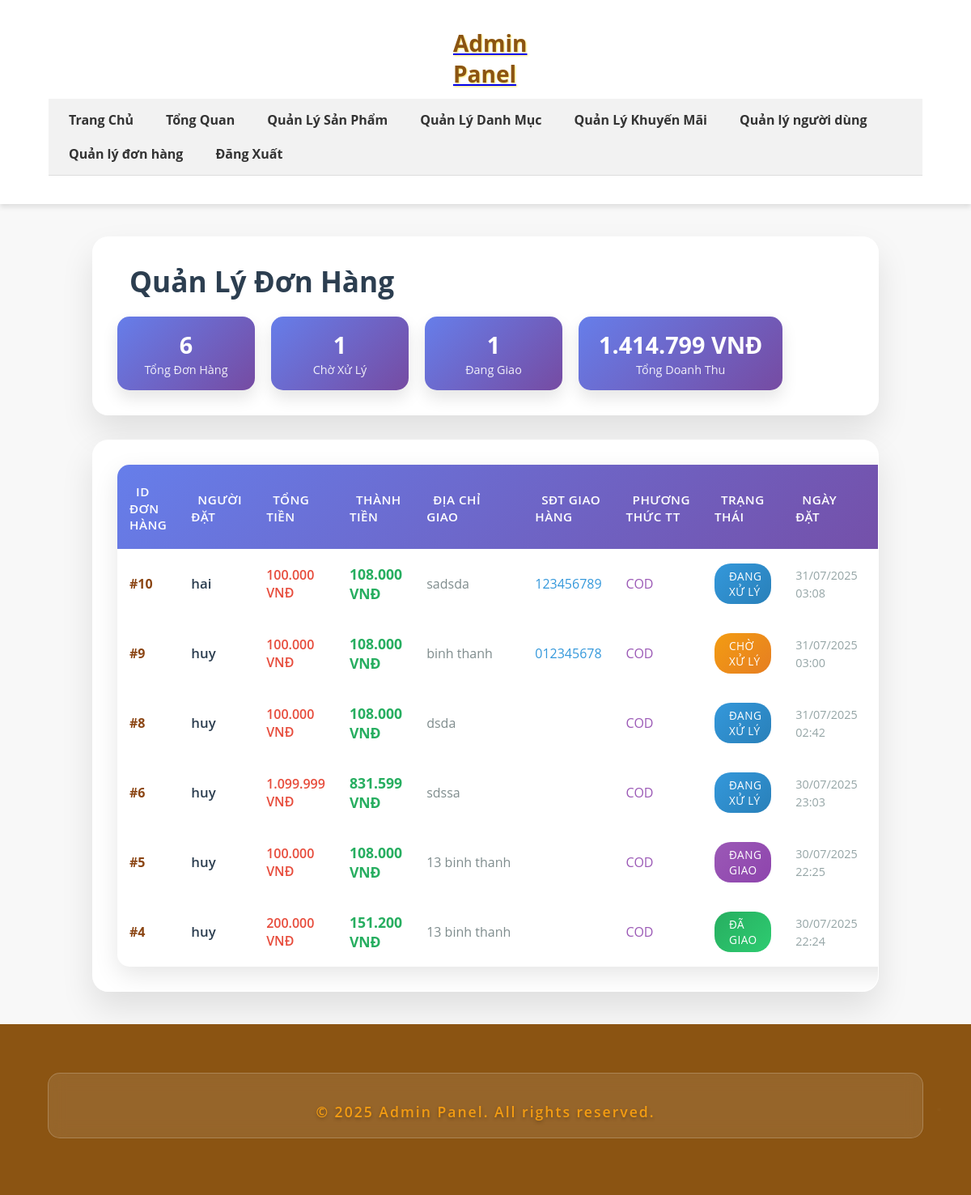
The app's page /admin/orders/index.php (signed in) with its own data.
### tables this page shows
CREATE TABLE `orders` (
  `id` int(11) NOT NULL,
  `user_id` int(11) NOT NULL,
  `total_amount` decimal(10,2) NOT NULL,
  `status` enum('Chờ xử lý','Đang xử lý','Đang giao','Đã giao','Đã hủy') NOT NULL DEFAULT 'Chờ xử lý',
  `order_date` datetime NOT NULL DEFAULT current_timestamp(),
  `shipping_address` text NOT NULL,
  `delivery_phone_number` varchar(20) DEFAULT NULL,
  `payment_method` varchar(50) NOT NULL,
  `notes` text DEFAULT NULL,
  `promotion_id` int(11) DEFAULT NULL,
  `discount_amount` decimal(10,2) DEFAULT 0.00,
  `vat_amount` decimal(10,2) NOT NULL DEFAULT 0.00,
  `final_total_amount` decimal(10,2) NOT NULL DEFAULT 0.00,
  `final_total` decimal(10,2) NOT NULL
);

CREATE TABLE `users` (
  `id` int(11) NOT NULL,
  `username` varchar(50) NOT NULL,
  `password` varchar(255) NOT NULL,
  `email` varchar(255) NOT NULL,
  `role` enum('user','admin') NOT NULL DEFAULT 'user',
  `created_at` datetime NOT NULL DEFAULT current_timestamp(),
  `shipping_address` text DEFAULT NULL,
  `phone_number` varchar(20) DEFAULT NULL,
  `address` text DEFAULT NULL
);

### admin/orders/index.php (the view, shortened to what this page needs)
<?php
require_once '../../includes/db.php';
require_once '../includes/admin_header.php';
$stats_sql = "SELECT
    COUNT(*) as total_orders,
    SUM(CASE WHEN status = 'Chờ xử lý' THEN 1 ELSE 0 END) as pending_orders,
    SUM(CASE WHEN status = 'Đang giao' THEN 1 ELSE 0 END) as shipping_orders,
    SUM(CASE WHEN status = 'Đã giao' THEN 1 ELSE 0 END) as completed_orders,
    SUM(final_total_amount) as total_revenue
FROM orders";
$stats_result = $conn->query($stats_sql);
$stats = $stats_result->fetch_assoc();
$sql = "SELECT id, user_id, total_amount, final_total_amount, shipping_address, delivery_phone_number, payment_method, status, order_date FROM orders ORDER BY order_date DESC";
$result = $conn->query($sql);
?>
<div class="admin-orders-page">
    <div class="container">
        <div class="admin-orders-header">
            <h2><i class="fas fa-shopping-cart"></i> Quản Lý Đơn Hàng</h2>
            <div class="admin-orders-stats">
                <div class="stat-card">
                    <span class="stat-number"><?php echo $stats['total_orders']; ?></span>
                    <span class="stat-label">Tổng Đơn Hàng</span>
                </div>
                <div class="stat-card">
                    <span class="stat-number"><?php echo $stats['pending_orders']; ?></span>
                    <span class="stat-label">Chờ Xử Lý</span>
                </div>
                <div class="stat-card">
                    <span class="stat-number"><?php echo $stats['shipping_orders']; ?></span>
                    <span class="stat-label">Đang Giao</span>
                </div>
                <div class="stat-card">
                    <span class="stat-number"><?php echo number_format($stats['total_revenue'], 0, ',', '.'); ?> VNĐ</span>
                    <span class="stat-label">Tổng Doanh Thu</span>
                </div>
            </div>
        </div>
        <div class="admin-orders-table-container">
            <?php if ($result->num_rows > 0): ?>
                <table class="admin-orders-table">
                    <thead>
                        <tr>
                            <th><i class="fas fa-hashtag"></i> ID Đơn Hàng</th>
                            <th><i class="fas fa-user"></i> Người Đặt</th>
                            <th><i class="fas fa-coins"></i> Tổng Tiền</th>
                            <th><i class="fas fa-money-bill-wave"></i> Thành Tiền</th>
                            <th><i class="fas fa-map-marker-alt"></i> Địa Chỉ Giao</th>
                            <th><i class="fas fa-phone"></i> SĐT Giao Hàng</th>
                            <th><i class="fas fa-credit-card"></i> Phương Thức TT</th>
                            <th><i class="fas fa-info-circle"></i> Trạng Thái</th>
                            <th><i class="fas fa-calendar"></i> Ngày Đặt</th>
                            <th><i class="fas fa-cogs"></i> Hành Động</th>
                        </tr>
                    </thead>
                    <tbody>
                        <?php while($row = $result->fetch_assoc()): ?>
                            <?php
                            $user_name = "N/A";
                            $stmt_user = $conn->prepare("SELECT username FROM users WHERE id = ?");
                            $stmt_user->bind_param("i", $row['user_id']);
                            $stmt_user->execute();
                            $user_result = $stmt_user->get_result();
                            if ($user_result->num_rows > 0) {
                                $user_name = $user_result->fetch_assoc()['username'];
                            }
                            ?>
                            <tr>
                                <td><strong>#<?php echo $row['id']; ?></strong></td>
                                <td>
                                    <span class="admin-order-customer"><?php echo htmlspecialchars($user_name); ?></span>
                                </td>
                                <td>
                                    <span class="admin-order-amount"><?php echo number_format($row['total_amount'], 0, ',', '.'); ?> VNĐ</span>
                                </td>
                                <td>
                                    <span class="admin-order-final-amount"><?php echo number_format($row['final_total_amount'], 0, ',', '.'); ?> VNĐ</span>
                                </td>
                                <td>
                                    <span class="admin-order-address" title="<?php echo htmlspecialchars($row['shipping_address']); ?>">
                                        <?php echo htmlspecialchars($row['shipping_address']); ?>
                                    </span>
                                </td>
                                <td>
                                    <span class="admin-order-phone"><?php echo htmlspecialchars($row['delivery_phone_number']); ?></span>
                                </td>
                                <td>
                                    <span class="admin-order-payment"><?php echo htmlspecialchars($row['payment_method']); ?></span>
                                </td>
                                <td>
                                    <?php
                                    $status = $row['status'];
                                    $status_class = '';
                                    switch($status) {
                                        case 'Chờ xử lý':
                                            $status_class = 'pending';
                                            break;
                                        case 'Đang xử lý':
                                            $status_class = 'processing';
                                            break;
                                        case 'Đang giao':
                                            $status_class = 'shipping';
                                            break;
                                        case 'Đã giao':
                                            $status_class = 'completed';
                                            break;
                                    }
                                    ?>
                                    <span class="admin-order-status <?php echo $status_class; ?>">
                                        <i class="fas fa-circle"></i> <?php echo htmlspecialchars($status); ?>
                                    </span>
                                </td>
                                <td>
                                    <span class="admin-order-date"><?php echo date('d/m/Y H:i', strtotime($row['order_date'])); ?></span>
                                </td>
                                <td>
                                </td>
                            </tr>
                        <?php endwhile; ?>
                    </tbody>
                </table>
            <?php endif; ?>
        </div>
    </div>
</div>
</main>
<footer>
    <div class="container">
        <p>&copy; <?php echo date("Y"); ?> Admin Panel. All rights reserved.</p>
    </div>
</footer>
</body>
</html>

### records on screen
orders: id "10", user.username "hai", total_amount "100.000", final_total_amount "108.000", shipping_address "sadsda", delivery_phone_number "123456789", payment_method "COD", status "ĐANG XỬ LÝ", order_date "31/07/2025 03:08"
orders: id "9", user.username "huy", total_amount "100.000", final_total_amount "108.000", shipping_address "binh thanh", delivery_phone_number "012345678", payment_method "COD", status "CHỜ XỬ LÝ", order_date "31/07/2025 03:00"
orders: id "8", user.username "huy", total_amount "100.000", final_total_amount "108.000", shipping_address "dsda", payment_method "COD", status "ĐANG XỬ LÝ", order_date "31/07/2025 02:42"
orders: id "6", user.username "huy", total_amount "1.099.999", final_total_amount "831.599", shipping_address "sdssa", payment_method "COD", status "ĐANG XỬ LÝ", order_date "30/07/2025 23:03"
orders: id "5", user.username "huy", total_amount "100.000", final_total_amount "108.000", shipping_address "13 binh thanh", payment_method "COD", status "ĐANG GIAO", order_date "30/07/2025 22:25"
orders: id "4", user.username "huy", total_amount "200.000", final_total_amount "151.200", shipping_address "13 binh thanh", payment_method "COD", status "ĐÃ GIAO", order_date "30/07/2025 22:24"

### other values on screen
$stats['total_orders'] "6"
$stats['pending_orders'] "1"
$stats['shipping_orders'] "1"
$stats['total_revenue'] "1.414.799"
